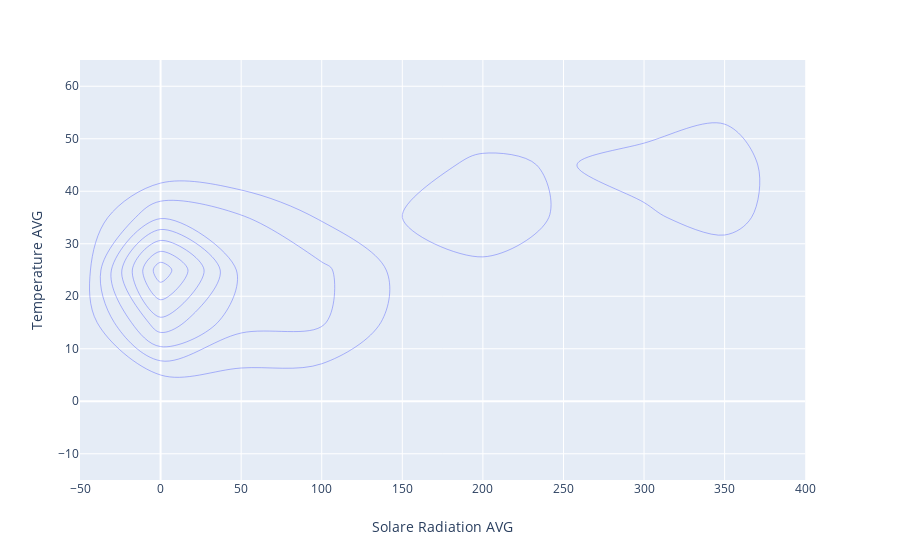

Here is the notebook cell this chart was saved with:
### Markdown cell above
import plotly.express as px
fog=px.scatter(weather,x="Solare Radiation AVG",y="Temperature AVG",color="Date",
               facet_col="Date",color_continuous_scale=px.colors.sequential.Viridis,
               render_mode="webgl")
fig.show()

### Code cell
import plotly.express as px
fig=px.density_contour(weather,x="Solare Radiation AVG",y="Temperature AVG")
fig.show()

### Figure 1 — Plotly figure (JSON) as saved in the notebook; plotly's stock layout.template omitted (floating-point values rounded to 4 significant figures; data arrays with more than 128 entries replaced by an {"elided": "..."} marker saying what was removed)
{"data": [{"autocontour": true, "contours": {"coloring": "none", "end": 70, "size": 10, "start": 10}, "hoverlabel": {"namelength": 0}, "hovertemplate": "Solare Radiation AVG=%{x}<br>Temperature AVG=%{y}<br>count=%{z}", "legendgroup": "", "line": {"color": "#636efa"}, "name": "", "showlegend": false, "type": "histogram2dcontour", "x": {"elided": "464 float values"}, "xaxis": "x", "xbingroup": "x", "y": {"elided": "464 float values"}, "yaxis": "y", "ybingroup": "y"}], "layout": {"autosize": true, "legend": {"tracegroupgap": 0}, "margin": {"t": 60}, "xaxis": {"anchor": "y", "autorange": true, "domain": [0, 0.98], "range": [-50, 400], "title": {"text": "Solare Radiation AVG"}, "type": "linear"}, "yaxis": {"anchor": "x", "autorange": true, "domain": [0, 1], "range": [-15, 65], "title": {"text": "Temperature AVG"}, "type": "linear"}}}
